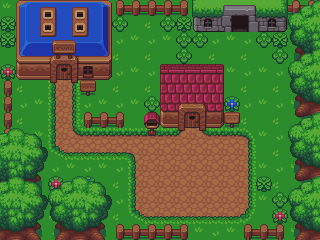

This is a level from a 2D game, rendered from its Tiled map with the project's own tilesets. A one-line summary and the complete map file follow:
An orthogonal 20x15 tile map with 16x16 px tiles, 4 tile layers (floor, ground + walls, playfeild, top) and 68 objects (TriggerScene, TriggerSceen).

<map version="1.0" tiledversion="1.1.2" orientation="orthogonal" renderorder="right-down" width="20" height="15" tilewidth="16" tileheight="16" infinite="0" nextobjectid="3">
 <tileset firstgid="1" name="town_sheet" tilewidth="16" tileheight="16" tilecount="350" columns="25">
  <image source="../Artwork/town_sheet.png" width="400" height="224" />
  <tile id="26">
   <objectgroup draworder="index">
    <object id="1" x="0" y="0" width="16" height="16" />
   </objectgroup>
  </tile>
  <tile id="27">
   <objectgroup draworder="index">
    <object id="1" x="0" y="0" width="16" height="4" />
   </objectgroup>
  </tile>
  <tile id="28">
   <objectgroup draworder="index">
    <object id="1" x="0" y="0" width="16" height="4" />
   </objectgroup>
  </tile>
  <tile id="29">
   <objectgroup draworder="index">
    <object id="1" x="0" y="0" width="16" height="4" />
   </objectgroup>
  </tile>
  <tile id="30">
   <objectgroup draworder="index">
    <object id="1" x="0" y="0" width="16" height="4" />
   </objectgroup>
  </tile>
  <tile id="31">
   <objectgroup draworder="index">
    <object id="1" x="0" y="0" width="16" height="16" />
   </objectgroup>
  </tile>
  <tile id="51">
   <objectgroup draworder="index">
    <object id="1" x="0" y="0" width="4" height="16" />
   </objectgroup>
  </tile>
  <tile id="56">
   <objectgroup draworder="index">
    <object id="1" x="12" y="0" width="4" height="16" />
   </objectgroup>
  </tile>
  <tile id="58">
   <objectgroup draworder="index">
    <object id="1" x="0" y="0" width="16" height="16" />
   </objectgroup>
  </tile>
  <tile id="59">
   <objectgroup draworder="index">
    <object id="1" x="0" y="0" width="16" height="4" />
   </objectgroup>
  </tile>
  <tile id="60">
   <objectgroup draworder="index">
    <object id="1" x="0" y="0" width="16" height="4" />
   </objectgroup>
  </tile>
  <tile id="61">
   <objectgroup draworder="index">
    <object id="1" x="0" y="0" width="16" height="16" />
   </objectgroup>
  </tile>
  <tile id="63">
   <objectgroup draworder="index">
    <object id="1" x="0" y="0" width="16" height="16" />
   </objectgroup>
  </tile>
  <tile id="64">
   <objectgroup draworder="index">
    <object id="1" x="0" y="0" width="16" height="4" />
   </objectgroup>
  </tile>
  <tile id="65">
   <objectgroup draworder="index">
    <object id="1" x="0" y="0" width="16" height="4" />
   </objectgroup>
  </tile>
  <tile id="66">
   <objectgroup draworder="index">
    <object id="1" x="0" y="0" width="16" height="4" />
   </objectgroup>
  </tile>
  <tile id="67">
   <objectgroup draworder="index">
    <object id="1" x="0" y="0" width="16" height="4" />
   </objectgroup>
  </tile>
  <tile id="68">
   <objectgroup draworder="index">
    <object id="1" x="0" y="0" width="16" height="16" />
   </objectgroup>
  </tile>
  <tile id="76">
   <objectgroup draworder="index">
    <object id="1" x="0" y="0" width="4" height="16" />
   </objectgroup>
  </tile>
  <tile id="81">
   <objectgroup draworder="index">
    <object id="1" x="12" y="0" width="4" height="16" />
   </objectgroup>
  </tile>
  <tile id="83">
   <objectgroup draworder="index">
    <object id="1" x="0" y="0" width="4" height="16" />
   </objectgroup>
  </tile>
  <tile id="86">
   <objectgroup draworder="index">
    <object id="1" x="12" y="0" width="4" height="16" />
   </objectgroup>
  </tile>
  <tile id="88">
   <objectgroup draworder="index">
    <object id="1" x="0" y="0" width="4" height="16" />
   </objectgroup>
  </tile>
  <tile id="93">
   <objectgroup draworder="index">
    <object id="1" x="12" y="0" width="4" height="16" />
   </objectgroup>
  </tile>
  <tile id="101">
   <objectgroup draworder="index">
    <object id="1" x="0" y="0" width="4" height="16" />
   </objectgroup>
  </tile>
  <tile id="106">
   <objectgroup draworder="index">
    <object id="1" x="12" y="0" width="4" height="16" />
   </objectgroup>
  </tile>
  <tile id="108">
   <objectgroup draworder="index">
    <object id="1" x="0" y="0" width="4" height="16" />
   </objectgroup>
  </tile>
  <tile id="111">
   <objectgroup draworder="index">
    <object id="1" x="12" y="0" width="4" height="16" />
   </objectgroup>
  </tile>
  <tile id="113">
   <objectgroup draworder="index">
    <object id="1" x="0" y="0" width="4" height="16" />
   </objectgroup>
  </tile>
  <tile id="118">
   <objectgroup draworder="index">
    <object id="1" x="12" y="0" width="4" height="16" />
   </objectgroup>
  </tile>
  <tile id="120">
   <objectgroup draworder="index">
    <object id="1" x="8" y="0" width="8" height="16" />
   </objectgroup>
  </tile>
  <tile id="121">
   <objectgroup draworder="index">
    <object id="1" x="0" y="0" width="16" height="16" />
   </objectgroup>
  </tile>
  <tile id="122">
   <objectgroup draworder="index">
    <object id="1" x="0" y="0" width="16" height="16" />
   </objectgroup>
  </tile>
  <tile id="123">
   <objectgroup draworder="index">
    <object id="1" x="0" y="0" width="8" height="16" />
   </objectgroup>
  </tile>
  <tile id="126">
   <objectgroup draworder="index">
    <object id="1" x="0" y="0" width="16" height="4" />
   </objectgroup>
  </tile>
  <tile id="127">
   <objectgroup draworder="index">
    <object id="1" x="0" y="0" width="16" height="4" />
   </objectgroup>
  </tile>
  <tile id="128">
   <objectgroup draworder="index">
    <object id="1" x="0" y="0" width="7" height="4" />
   </objectgroup>
  </tile>
  <tile id="129">
   <objectgroup draworder="index">
    <object id="1" x="9" y="0" width="7" height="4" />
   </objectgroup>
  </tile>
  <tile id="130">
   <objectgroup draworder="index">
    <object id="1" x="0" y="0" width="16" height="4" />
   </objectgroup>
  </tile>
  <tile id="131">
   <objectgroup draworder="index">
    <object id="1" x="0" y="0" width="16" height="4" />
   </objectgroup>
  </tile>
  <tile id="133">
   <objectgroup draworder="index">
    <object id="1" x="0" y="0" width="16" height="4" />
   </objectgroup>
  </tile>
  <tile id="134">
   <objectgroup draworder="index">
    <object id="1" x="0" y="0" width="7" height="4" />
   </objectgroup>
  </tile>
  <tile id="135">
   <objectgroup draworder="index">
    <object id="1" x="8" y="0" width="8" height="4" />
   </objectgroup>
  </tile>
  <tile id="136">
   <objectgroup draworder="index">
    <object id="1" x="0" y="0" width="16" height="4" />
   </objectgroup>
  </tile>
  <tile id="138">
   <objectgroup draworder="index">
    <object id="1" x="0" y="0" width="16" height="4" />
   </objectgroup>
  </tile>
  <tile id="139">
   <objectgroup draworder="index">
    <object id="1" x="0" y="0" width="16" height="4" />
   </objectgroup>
  </tile>
  <tile id="140">
   <objectgroup draworder="index">
    <object id="1" x="0" y="0" width="7" height="4" />
   </objectgroup>
  </tile>
  <tile id="141">
   <objectgroup draworder="index">
    <object id="1" x="9" y="0" width="7" height="4" />
   </objectgroup>
  </tile>
  <tile id="142">
   <objectgroup draworder="index">
    <object id="1" x="0" y="0" width="16" height="4" />
   </objectgroup>
  </tile>
  <tile id="143">
   <objectgroup draworder="index">
    <object id="1" x="0" y="0" width="16" height="4" />
   </objectgroup>
  </tile>
  <tile id="145">
   <objectgroup draworder="index">
    <object id="1" x="8" y="0" width="8" height="8" />
   </objectgroup>
  </tile>
  <tile id="146">
   <objectgroup draworder="index">
    <object id="1" x="0" y="0" width="16" height="16" />
   </objectgroup>
  </tile>
  <tile id="147">
   <objectgroup draworder="index">
    <object id="1" x="0" y="0" width="16" height="16" />
   </objectgroup>
  </tile>
  <tile id="148">
   <objectgroup draworder="index">
    <object id="1" x="0" y="0" width="8" height="4" />
   </objectgroup>
  </tile>
  <tile id="186">
   <objectgroup draworder="index">
    <object id="1" x="0" y="4" width="16" height="4" />
   </objectgroup>
  </tile>
  <tile id="188">
   <objectgroup draworder="index">
    <object id="1" x="4" y="6" width="12" height="2" />
   </objectgroup>
  </tile>
  <tile id="189">
   <objectgroup draworder="index">
    <object id="1" x="0" y="6" width="16" height="2" />
   </objectgroup>
  </tile>
  <tile id="190">
   <objectgroup draworder="index">
    <object id="1" x="0" y="6" width="12" height="2" />
   </objectgroup>
  </tile>
  <tile id="213">
   <objectgroup draworder="index">
    <object id="1" x="5" y="0" width="6" height="16" />
   </objectgroup>
  </tile>
  <tile id="215">
   <objectgroup draworder="index">
    <object id="1" x="5" y="0" width="6" height="16" />
   </objectgroup>
  </tile>
  <tile id="238">
   <objectgroup draworder="index">
    <object id="1" x="4" y="6" width="12" height="2" />
   </objectgroup>
  </tile>
  <tile id="239">
   <objectgroup draworder="index">
    <object id="1" x="0" y="6" width="16" height="2" />
   </objectgroup>
  </tile>
  <tile id="240">
   <objectgroup draworder="index">
    <object id="1" x="0" y="6" width="12" height="2" />
   </objectgroup>
  </tile>
  <tile id="286">
   <objectgroup draworder="index">
    <object id="1" x="0" y="4" width="16" height="2" />
   </objectgroup>
  </tile>
  <tile id="287">
   <objectgroup draworder="index">
    <object id="1" x="0" y="4" width="16" height="2" />
   </objectgroup>
  </tile>
  <tile id="288">
   <objectgroup draworder="index">
    <object id="1" x="0" y="4" width="16" height="2" />
   </objectgroup>
  </tile>
 </tileset>
 <layer name="floor" width="20" height="15">
  <data encoding="csv">
219,220,219,220,219,220,219,220,219,220,219,220,219,220,219,220,219,220,219,220,
244,245,244,245,244,245,244,245,244,245,244,245,244,245,244,245,244,245,244,245,
219,220,219,220,219,220,219,220,219,220,219,220,219,220,219,220,219,220,219,220,
244,245,244,245,244,245,244,245,244,245,244,245,244,245,244,245,244,245,244,245,
219,220,219,220,219,220,219,220,219,220,219,220,219,220,219,220,219,220,219,220,
244,245,244,221,218,245,244,245,244,245,244,245,244,245,244,245,244,245,244,245,
219,220,219,221,218,220,219,220,219,220,219,220,219,220,219,220,219,220,219,220,
244,245,244,221,243,245,244,245,244,245,244,245,244,245,244,245,244,245,244,245,
219,220,219,246,268,269,270,270,270,270,269,271,268,270,270,198,219,220,219,220,
244,245,244,222,194,194,194,195,196,248,248,248,248,248,248,218,244,245,244,245,
219,220,219,220,219,220,219,220,246,248,248,248,248,248,248,218,219,220,219,220,
244,245,244,245,244,245,244,245,246,248,248,248,248,248,248,218,244,245,244,245,
219,220,219,220,219,220,219,220,246,248,248,248,248,248,248,243,219,220,219,220,
244,245,244,245,244,245,244,245,222,194,195,194,195,194,195,223,244,245,244,245,
219,220,219,220,219,220,219,220,219,220,219,220,219,220,219,220,219,220,219,220
</data>
 </layer>
 <layer name="ground + walls" width="20" height="15">
  <data encoding="csv">
0,0,0,0,0,0,0,0,0,0,0,0,0,0,0,0,0,0,190,190,
303,0,0,0,0,0,0,302,0,0,302,303,139,140,141,142,143,144,0,216,
303,0,0,0,0,0,0,0,0,0,0,302,302,0,0,0,302,303,0,216,
0,0,0,0,0,0,0,0,0,0,0,302,0,0,0,0,0,302,121,122,
305,127,128,129,130,131,132,0,0,0,0,0,0,0,0,0,0,0,146,147,
0,0,0,154,155,0,0,0,0,0,0,0,0,0,0,0,0,0,0,216,
0,0,0,0,0,0,0,0,0,302,0,0,0,0,304,0,0,0,0,122,
0,0,0,0,0,0,0,0,0,0,134,135,136,137,0,0,0,0,146,147,
0,0,0,0,0,0,0,0,0,212,0,160,161,0,0,0,0,0,0,216,
0,0,0,0,0,0,0,0,0,0,0,0,0,0,0,0,0,0,0,216,
216,0,0,0,0,0,0,0,0,0,0,0,0,0,0,0,0,0,121,122,
122,123,124,305,0,304,0,0,0,0,0,0,0,0,0,0,303,0,146,147,
147,148,149,302,0,0,0,0,0,0,0,0,0,0,0,0,0,302,0,216,
0,214,0,0,0,0,0,0,0,0,0,0,0,0,0,0,0,305,0,216,
122,123,124,121,122,123,124,0,0,0,0,0,0,0,0,0,0,0,121,122
</data>
 </layer>
 <layer name="playfeild" width="20" height="15">
  <data encoding="csv">
0,0,0,0,0,0,0,239,190,240,190,241,0,0,0,0,0,0,0,0,
0,0,0,0,0,0,0,0,0,0,0,0,0,0,0,0,0,0,0,0,
0,0,0,0,0,0,0,0,0,0,0,0,0,0,0,0,0,0,0,0,
0,0,0,0,0,0,0,0,0,0,0,0,0,0,0,0,0,0,0,0,
0,0,0,0,0,0,0,0,0,0,0,0,0,0,0,0,0,0,0,0,
214,0,0,0,0,288,0,0,0,0,0,0,0,0,0,0,0,0,0,0,
216,0,0,0,0,0,0,0,0,0,0,0,0,0,0,0,0,0,121,0,
216,0,0,0,0,189,190,191,0,187,0,0,0,0,289,0,0,0,0,0,
216,0,0,0,0,0,0,0,0,0,0,0,0,0,0,0,0,0,0,0,
214,0,0,0,0,0,0,0,0,0,0,0,0,0,0,0,0,0,0,0,
0,0,0,0,0,0,0,0,0,0,0,0,0,0,0,0,0,0,121,0,
0,0,0,0,0,0,0,0,0,0,0,0,0,0,0,0,0,0,0,0,
0,0,0,0,0,0,0,0,0,0,0,0,0,0,0,0,0,0,0,0,
0,0,0,0,0,0,0,0,0,0,0,0,0,0,0,0,0,0,0,0,
0,0,0,0,0,0,0,239,240,240,240,241,0,0,0,189,190,191,121,0
</data>
 </layer>
 <layer name="top" width="20" height="15">
  <data encoding="csv">
0,27,28,29,30,31,32,0,0,0,0,0,114,115,116,117,118,119,46,47,
0,52,53,54,55,56,57,0,0,0,0,0,0,0,0,0,0,0,71,72,
0,77,78,79,80,81,82,0,0,0,0,0,0,0,0,0,0,0,96,97,
0,102,103,104,105,106,107,0,0,0,0,0,0,0,0,0,0,0,46,47,
0,0,0,0,0,0,0,0,0,0,59,60,61,62,0,0,0,0,71,72,
0,0,0,0,0,0,0,0,0,0,84,85,86,87,0,0,0,0,96,97,
0,0,0,0,0,0,0,0,0,0,109,110,111,112,0,0,0,0,0,0,
0,0,0,0,0,0,0,0,0,0,0,0,0,0,0,0,0,0,46,47,
47,48,49,0,0,0,0,0,0,0,0,0,0,0,0,0,0,0,71,72,
72,73,74,0,0,0,0,0,0,0,0,0,0,0,0,0,0,0,96,97,
97,98,99,0,0,0,0,0,0,0,0,0,0,0,0,0,0,0,0,0,
47,48,49,46,47,48,49,0,0,0,0,0,0,0,0,0,0,0,46,47,
72,73,74,71,72,73,74,0,0,0,0,0,0,0,0,0,0,0,71,72,
97,98,99,96,97,98,99,0,0,0,0,0,0,0,0,0,0,0,96,97,
0,0,0,0,0,0,0,0,0,0,0,0,0,0,0,0,0,0,0,0
</data>
 </layer>
 <objectgroup name="Objects">
  <object id="1" name="TriggerScene" x="57" y="62" width="14" height="4">
   <properties>
    <property name="TriggerScene" value="Shop" />
   </properties>
  </object>
  <object id="2" name="TriggerSceen" x="191" y="115" />
 </objectgroup>
</map>
